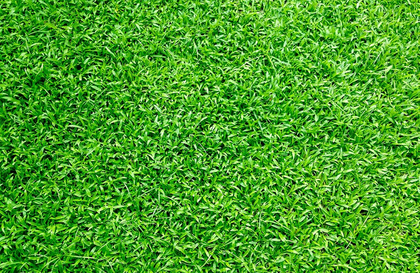
%> input picture Matlab/final project/grass.bmp, 420 x 273 px, shrunk from 1000 x 650 before the run
$ octave BPNN.m   (GNU Octave 9; MATLAB toolbox functions it lacks are replaced by stand-ins)
%> lines starting %> are read from the running program, lines starting %| are printed output that depends on the picture
### Matlab/final project/gfeature.m
function Out=gfeature(I,a)
% I : 要擷取特徵之影像
% a : 角度設定
% com : 共同出現矩陣
% This function is to calculate the Gray-Tone Spatial-Dependence (co-occurrence) matrix,with distance(d)=1
% and angle='a'.%The function returns the co-occurrence matrix 'com'.The input 'I' is a matrix,and 'a' string
% can be '0','45','90','135'.
%
% Reference:ROBERT M. HARALICK, K. SHANMUGAM, and ITS'HAK DINSTEIN,"Textural Features for Image Classification",
% IEEE Trans.on System,Man,and Cybernetics,Vol.SMC-3,No.6,Nov 1973.
% Date:0105,2001
% Programmer:c.c.wu
%
% exp:
% I=[0 0 1 1;0 0 1 1;0 2 2 2;2 2 3 3];
% com=gtsdm(I,'0');
%
[m,n]=size(I);
[temp,i,j]=unique(I);
L=length(temp);
temp=[1:L];
newI=reshape(temp(j),m,n);
com=zeros(L,L);

switch a
      %For angle of 0
   case('0'),
      for i=1:m,
         for j=1:n,
            if j+1<n+1,
               com(newI(i,j),newI(i,j+1))=com(newI(i,j),newI(i,j+1))+1;
            end;
            if j-1>0,
               com(newI(i,j),newI(i,j-1))=com(newI(i,j),newI(i,j-1))+1;
            end;
         end;
      end;
      %For angle of 45
   case('45'),
      for i=1:m,
         for j=1:n,
            if (j+1<n+1)&(i-1>0),
               com(newI(i,j),newI(i-1,j+1))=com(newI(i,j),newI(i-1,j+1))+1;
            end;
            if (j-1>0)&(i+1<m+1),
               com(newI(i,j),newI(i+1,j-1))=com(newI(i,j),newI(i+1,j-1))+1;
            end;
         end;
      end;
      %For angle of 90
   case('90'),
      for i=1:m,
         for j=1:n,
            if i+1<n+1,
               com(newI(i,j),newI(i+1,j))=com(newI(i,j),newI(i+1,j))+1;
            end;
            if i-1>0,
               com(newI(i,j),newI(i-1,j))=com(newI(i,j),newI(i-1,j))+1;
            end;
         end;
      end;
      %For angle of 135
   case('135'),
      for i=1:m,
         for j=1:n,
            if (j-1>0)&(i-1>0),
               com(newI(i,j),newI(i-1,j-1))=com(newI(i,j),newI(i-1,j-1))+1;
            end;
            if (j+1<n+1)&(i+1<m+1),
               com(newI(i,j),newI(i+1,j+1))=com(newI(i,j),newI(i+1,j+1))+1;
            end;
         end;
      end;
  end;


[m,n]=size(com);
P=com/sum(sum(com));
clear  com;

%Energy
   E=sum(sum(P.^2));

%entropy
   ref=find(P~=0);
   f=P(ref)'*log(P(ref));
   Ent=-f;

%Max.Prob.
   M=max(max(P));

%contrast
   Con=0;
   for i=1:m-1,
      Con=Con+i^2*sum(diag(P,i)+diag(P,-i));
   end;

%inverse difference moment
  InvCon=0;
   for i=1:m-1,
      InvCon=InvCon+sum(diag(P,i)+diag(P,-i))/i^2;
   end;
 %  [x,y]=meshgrid(1:m,1:m);
 %  InvDif=sum(sum((1./(1+(y-x).^2)).*P));

%correlation
   ux=[0:m-1]*sum(P,2);
   uy=sum(P,1)*[0:m-1]';
   sigmax=([0:m-1]-ux).^2*sum(P,2);
   sigmay=sum(P,1)*([0:m-1]'-uy).^2;
   [x,y]=meshgrid(0:m-1,0:m-1);
   ref=x.*y;
   Cor=(sum(sum(ref.*P))-ux*uy)/(sigmax*sigmay);

Out=[E Ent M Con InvCon Cor]';

### Matlab/final project/BPNN.m
clear all;close all;
temp=imread('grass.bmp');
%> temp is the input picture: size 273x420x3 uint8; mean R, G, B 74.2, 158.8, 40.4
figure;imshow(temp);
temp1=double(rgb2gray(temp));
% Expand Size 1x1 to  Size 4x4
temp2=[temp1 temp1 temp1;temp1 temp1 temp1;temp1 temp1 temp1];
temp3=temp2;clear temp2;
[m, n]=size(temp3);
%> m = 819; n = 1260
figure;imshow(temp3,[]);

%%%%%%%%%%%%%%% Image Generation Parameters
width = 64; height=64;numberOfImage=200;

Partition1=ceil(0.6*numberOfImage);
Partition2=ceil(0.2*numberOfImage);
Partition3=ceil(0.2*numberOfImage);
%%%%%%%%%%%%%%%%%%%%%%%

rand('seed',2);
Feature1=[];
for i=1:numberOfImage
a=ceil(rand*(m-height));
b=ceil(rand*(n-width));
hold on; plot([b b b+width b+width b],[a a+height a+height a a],'r','LineWidth', 3);
temp4=temp3(a:a+height-1, b:b+width-1);
feature=gfeature(double(temp4),'0');
Feature1=[Feature1, feature];
end
%> this loop made 200 passes
%> (L in gfeature, E in gfeature, f in gfeature, Ent in gfeature, M in gfeature, ux in gfeature, uy in gfeature, sigmax in gfeature) on passes 2 to 4: (242, 0.000166, -8.78, 8.78, 0.000744, 113.2, 113.2, 2720.8), (242, 0.000169, -8.77, 8.77, 0.000744, 125.1, 125.1, 2312.3), (244, 0.000162, -8.8, 8.8, 0.00062, 118.1, 118.1, 2669.6)
%> pass 1, `temp4=temp3(a:a+height-1, b:b+width-1);`:
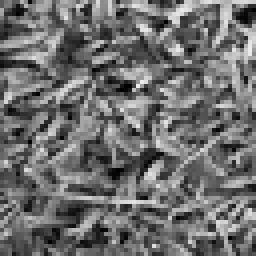
%> temp4: size 64x64 double (shown 4 times larger); min 0, max 237, mean 110.2
%> pass 1, in gfeature, `P=com/sum(sum(com));`:
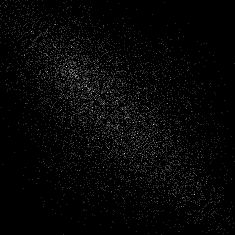
%> P: size 235x235 double; min 0, max 0.000744, mean 1.81e-05; drawn with min black and max white
% Start the 2nd Image
temp=imread('wood.bmp');
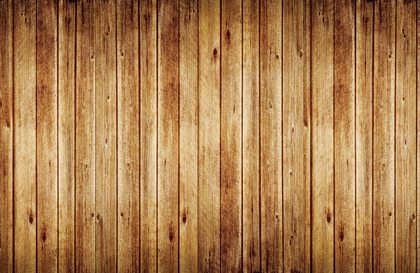
%> input picture Matlab/final project/wood.bmp, 420 x 273 px, shrunk from 1000 x 650 before the run
%> temp is the input picture: size 273x420x3 uint8; mean R, G, B 171.4, 125.9, 77.9
figure;imshow(temp);
temp1=double(rgb2gray(temp));
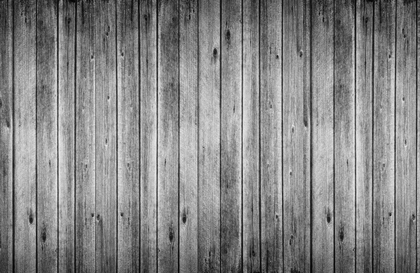
%> temp1: size 273x420 double; min 3, max 239, mean 134
% Expand Size 1x1 to  Size 4x4
temp2=[temp1, temp1,temp1;temp1, temp1,temp1;temp1, temp1,temp1];
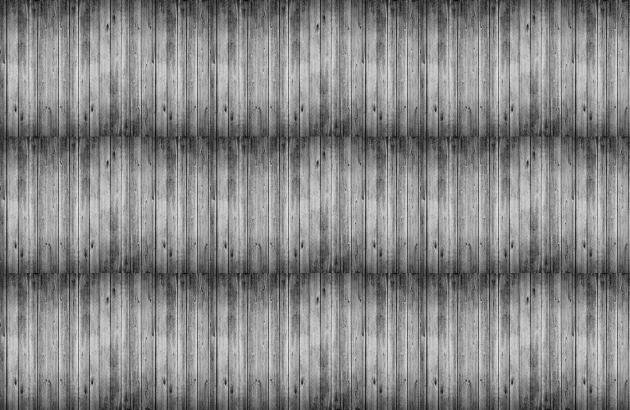
%> temp2: size 819x1260 double (shown at 1/2 size); min 3, max 239, mean 134
temp3=temp2;clear temp2;
[m, n]=size(temp3);
figure;imshow(temp3,[]);
Feature2=[];
for i=1:numberOfImage
a=ceil(rand*(m-height));
b=ceil(rand*(n-width));
hold on; plot([b b b+width b+width b],[a a+height a+height a a],'b','LineWidth', 3);
temp4=temp3(a:a+height-1, b:b+width-1);
%> (the run ends here)
